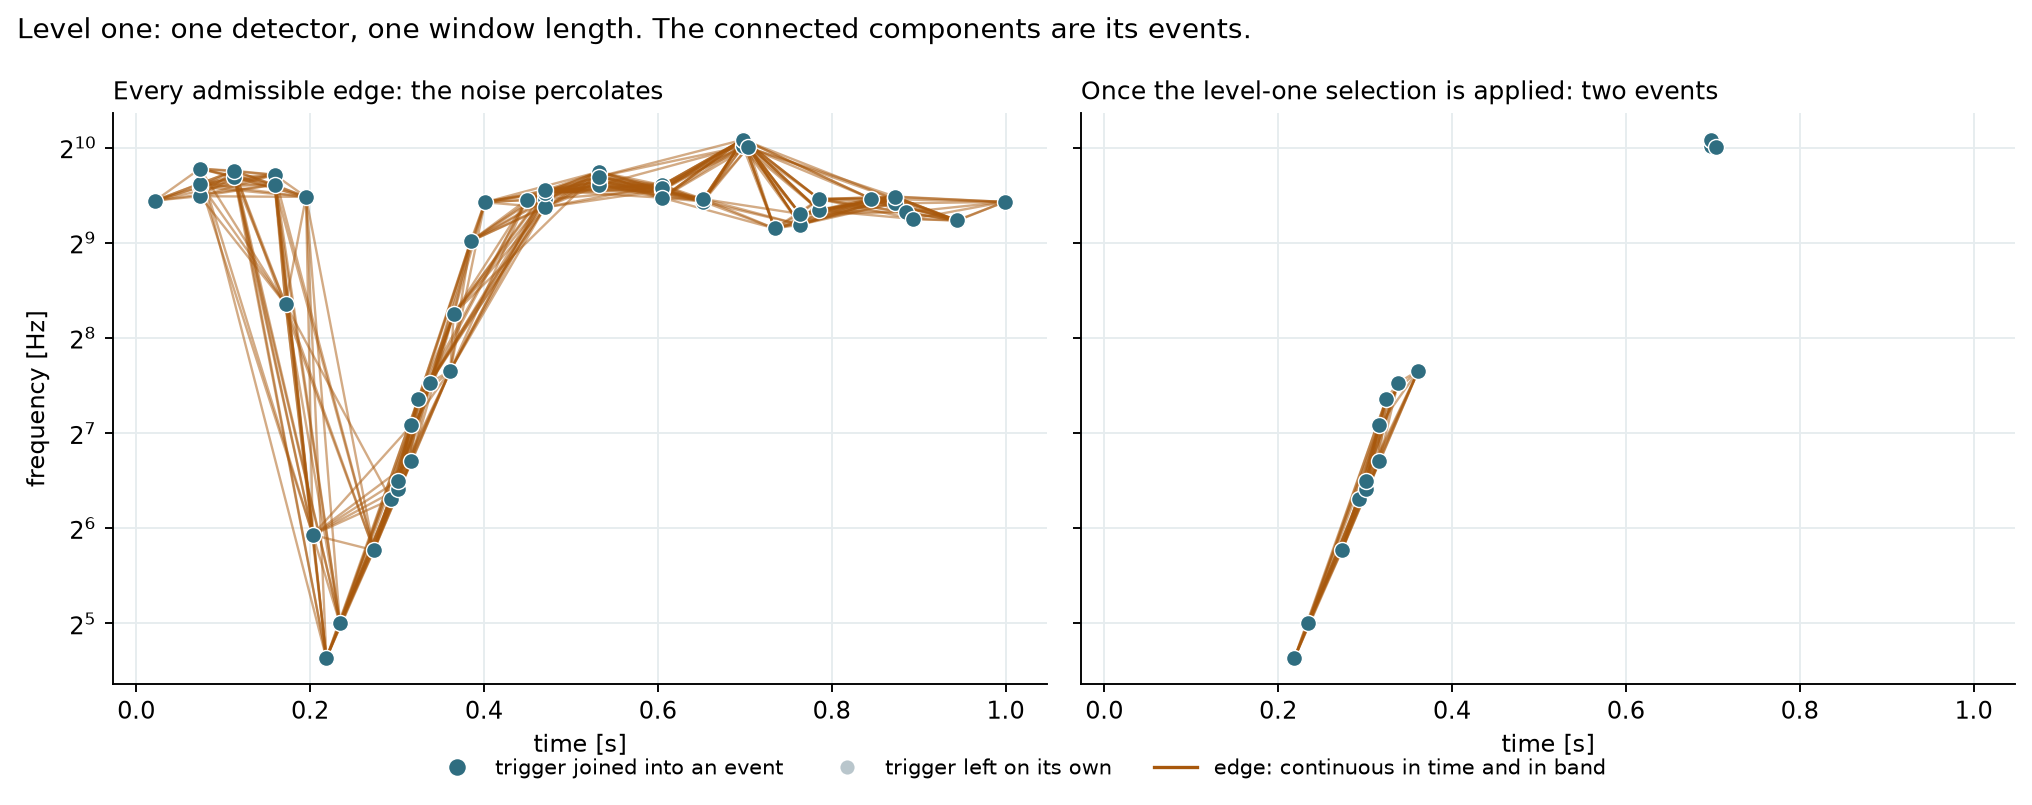

The script that saved this image:
"""Draw the level-one graph the site shows: one detector, one window length.

Run from a checkout with the compiled core available:

    python site/figures/level_one_graph.py site/figures/level_one_graph.png

The triggers are produced by the pipeline's own transform and metaparameters,
and the edges are the ones `build_detector_graph` admits, so the picture is the
search's output rather than a drawing of it.
"""
import sys

import numpy as np
import pandas as pd

from wdf.analysis.coefficients import from_dense
from wdf.analysis.detector_graph import DetectorGraphConfig, build_detector_graph
from wdf.analysis.metaparameters import meta_features

FS = 4096.0
WINDOW = 256
STEP = 64
SIGMA = 1.0
WAVE = "DaubC12"

TEAL = "#2f6d80"
RUST = "#a8580c"
GREY = "#b9c6cc"


def forward(samples):
    """One window's wavelet coefficients, before thresholding.

    :param samples: the window's samples.
    :return: numpy.ndarray -- the coefficients, in the packet ordering.
    """
    from pytsa.tsa import WaveletTransform

    from wdf.structures.array2SeqView import array2SeqView

    view = array2SeqView(0.0, 1.0, len(samples))
    view = view.Fill(0.0, np.asarray(samples, dtype=float).copy())
    WaveletTransform(len(samples), getattr(WaveletTransform, WAVE)).Forward(view)
    return np.array([view.GetY(0, i) for i in range(len(samples))])


def triggers(signal, gps0=0.0):
    """One trigger per analysis window covering the signal.

    :param signal: the whitened samples to cut into windows.
    :param gps0: time of the first sample.
    :return: pandas.DataFrame -- the trigger schema, one row per window.
    """
    rows = []
    for first in range(0, len(signal) - WINDOW + 1, STEP):
        coefficients = forward(signal[first:first + WINDOW])
        index, value = from_dense(coefficients)
        gps = gps0 + first / FS
        rows.append(dict(
            meta_features(index, value, WINDOW, FS, SIGMA, gps=gps),
            gps=gps, EnWDF=float(np.linalg.norm(coefficients) / SIGMA),
            sigma=SIGMA, wave=WAVE, n_coeff=WINDOW, fs=FS,
            wt_index=index, wt_value=value, ifo="H1"))
    return pd.DataFrame(rows)


def sweep(times, start_hz, end_hz, centre, width, amplitude):
    """A transient whose frequency sweeps across its own duration.

    :param times: the time of each sample.
    :param start_hz: frequency at the start of the sweep.
    :param end_hz: frequency at its end.
    :param centre: time the envelope peaks at.
    :param width: standard deviation of the envelope, seconds.
    :param amplitude: peak amplitude, on the noise scale.
    :return: numpy.ndarray -- the samples.
    """
    span = times - centre
    rate = (end_hz - start_hz) / (6.0 * width)
    phase = 2.0 * np.pi * (start_hz * span + 0.5 * rate * span ** 2)
    return amplitude * np.exp(-0.5 * (span / width) ** 2) * np.sin(phase)


def data():
    """Whitened noise carrying two transients of different band and length.

    :return: tuple -- the sample times and the samples.
    """
    rng = np.random.default_rng(11)
    duration = 1.0
    times = np.arange(int(duration * FS)) / FS
    samples = rng.standard_normal(times.size)
    samples += sweep(times, 90.0, 420.0, centre=0.30, width=0.045, amplitude=9.0)
    samples += sweep(times, 1100.0, 1100.0, centre=0.70, width=0.006, amplitude=11.0)
    return times, samples


def panel(axes, graph, labels, title):
    """Draw one detector graph on `axes`.

    :param axes: the matplotlib axes to draw on.
    :param graph: the DetectorGraph to draw.
    :param labels: connected-component label per node.
    :param title: the panel's title.
    :return: None
    """
    nodes = graph.nodes
    time = nodes["gpsPeak"].to_numpy(dtype=float)
    freq = nodes["freqMean"].to_numpy(dtype=float)
    grouped = np.bincount(labels)[labels] > 1

    for i, j in graph.edges:
        axes.plot([time[i], time[j]], [freq[i], freq[j]],
                  color=RUST, lw=1.0, alpha=0.5, zorder=1)
    axes.scatter(time[~grouped], freq[~grouped], s=28, color=GREY,
                 edgecolor="white", linewidth=0.6, zorder=2)
    axes.scatter(time[grouped], freq[grouped], s=46, color=TEAL,
                 edgecolor="white", linewidth=0.6, zorder=3)

    axes.set_yscale("log", base=2)
    axes.set_xlabel("time [s]")
    axes.set_title(title, loc="left", fontsize=10.5)
    axes.grid(True, which="major", color="#e6ecef", lw=0.8)
    axes.set_axisbelow(True)
    for side in ("top", "right"):
        axes.spines[side].set_visible(False)


def draw(path):
    """Write the figure to `path`.

    :param path: file to write the PNG to.
    :return: None
    """
    import matplotlib
    matplotlib.use("Agg")
    import matplotlib.pyplot as plt

    _, samples = data()
    table = triggers(samples)

    admissible = build_detector_graph(table)
    significance = np.log1p(table["EnWDF"].to_numpy(dtype=float))
    floor = float(np.quantile(significance, 0.75))
    selected = build_detector_graph(
        table, config=DetectorGraphConfig(minimum_significance=floor))

    figure, (left, right) = plt.subplots(1, 2, figsize=(12.0, 4.6), dpi=170,
                                         sharey=True, sharex=True)
    panel(left, admissible, admissible.components(),
          "Every admissible edge: the noise percolates")
    panel(right, selected, selected.components(),
          "Once the level-one selection is applied: two events")
    left.set_ylabel("frequency [Hz]")
    figure.suptitle("Level one: one detector, one window length. "
                    "The connected components are its events.",
                    x=0.008, ha="left", fontsize=12)

    handles = [
        plt.Line2D([], [], marker="o", color="none", markerfacecolor=TEAL,
                   markeredgecolor="white", markersize=8,
                   label="trigger joined into an event"),
        plt.Line2D([], [], marker="o", color="none", markerfacecolor=GREY,
                   markeredgecolor="white", markersize=7,
                   label="trigger left on its own"),
        plt.Line2D([], [], color=RUST, lw=1.4,
                   label="edge: continuous in time and in band"),
    ]
    figure.legend(handles=handles, loc="lower center", ncol=3, frameon=False,
                  fontsize=9, bbox_to_anchor=(0.5, -0.02))
    figure.tight_layout()
    figure.savefig(path, facecolor="white", bbox_inches="tight")
    print(f"{path}: {len(admissible.nodes)} triggers, "
          f"{len(admissible.edges)} admissible edges -> "
          f"{len(set(admissible.components()))} components; "
          f"after selection {len(selected.nodes)} nodes, "
          f"{len(selected.edges)} edges -> "
          f"{len(set(selected.components()))} components")


if __name__ == "__main__":
    draw(sys.argv[1] if len(sys.argv) > 1 else "level_one_graph.png")
